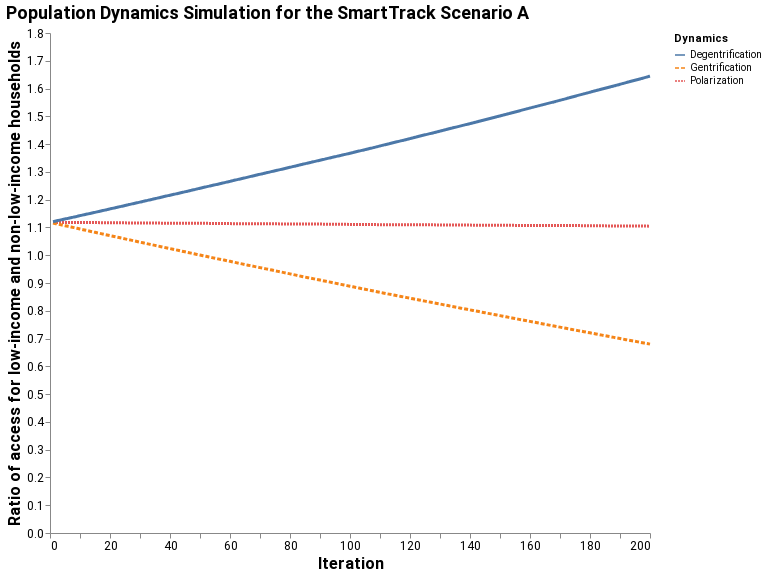

The cell this chart's notebook holds for it:
### Markdown cell above
## Visualization

Finally, we can plot our three scenarios over the iterations we've chosen to see how the ratio of access for low-income individuals compares to those of non-low-income.

### Code cell
together = pd.concat([polarized, gentrified, degentrified], axis=0)
together.head()

alt.Chart(together).mark_line(size=3).encode(
    alt.X('turn:Q', title='Iteration'),
    alt.Y('ratio:Q', title="Ratio of access for low-income and non-low-income households"),
    alt.Color('scenario:N', title="Dynamics"),
    alt.StrokeDash('scenario:N', title="")
).properties(
    width=600,
    height=500,
    title='Population Dynamics Simulation for the SmartTrack Scenario A'
).configure(font='Roboto').configure_axis(
    grid=False,
    labelFontSize=12,
    titleFontSize=16
).configure_view(
    strokeWidth=0
).configure_title(
    fontSize=18,
    anchor='start'
)

### Figure 1 — Vega-Lite specification as saved in the notebook (floating-point values rounded to 4 significant figures; data arrays with more than 128 entries replaced by an {"elided": "..."} marker saying what was removed)
{"config": {"view": {"continuousWidth": 400, "continuousHeight": 300, "strokeWidth": 0}, "axis": {"grid": false, "labelFontSize": 12, "titleFontSize": 16}, "font": "Roboto", "title": {"anchor": "start", "fontSize": 18}}, "data": {"name": "data-1416b93f01817a8d814d1d60e30a746b"}, "mark": {"type": "line", "size": 3}, "encoding": {"color": {"field": "scenario", "title": "Dynamics", "type": "nominal"}, "strokeDash": {"field": "scenario", "title": "", "type": "nominal"}, "x": {"field": "turn", "title": "Iteration", "type": "quantitative"}, "y": {"field": "ratio", "title": "Ratio of access for low-income and non-low-income households", "type": "quantitative"}}, "height": 500, "title": "Population Dynamics Simulation for the SmartTrack Scenario A", "width": 600, "$schema": "https://vega.github.io/schema/vega-lite/v4.17.0.json", "datasets": {"data-1416b93f01817a8d814d1d60e30a746b": {"elided": "600 records"}}}
